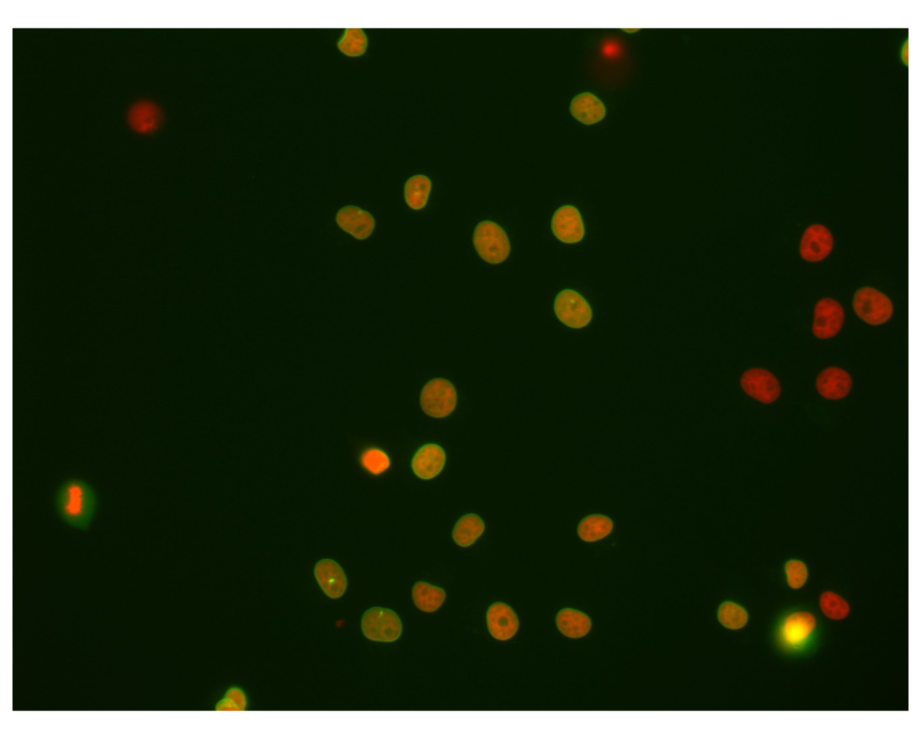
#> input picture data/plate1_1_013 [Well 5, Field 1 (Spot 5)].png, 1842 x 1478 px (shown at 1/2 size)
$ jupyter execute --allow-errors 06_mesh_with_distances.ipynb
#> lines starting #> are read from the running program, lines starting #| are printed output that depends on the picture
# 绘制邻居间的距离网格
在研究细胞之间的邻里关系时，例如确定细胞是否能够相互通信，它们之间的距离是相关的。我们可以使用距离网格来可视化这些关系。

[cell 1]
import pyclesperanto_prototype as cle
from numpy import random
from skimage.io import imread

我们使用的是由[Heriche等人](https://doi.org/10.1091/mbc.E13-04-0221)发布的数据集，以[CC BY 4.0](https://creativecommons.org/licenses/by/4.0/)许可证发布，可在[Image Data Resource](https://idr.openmicroscopy.org/webclient/img_detail/179719/)上获取。

[cell 2]
raw_image = imread("../../data/plate1_1_013 [Well 5, Field 1 (Spot 5)].png")[:,:,0]
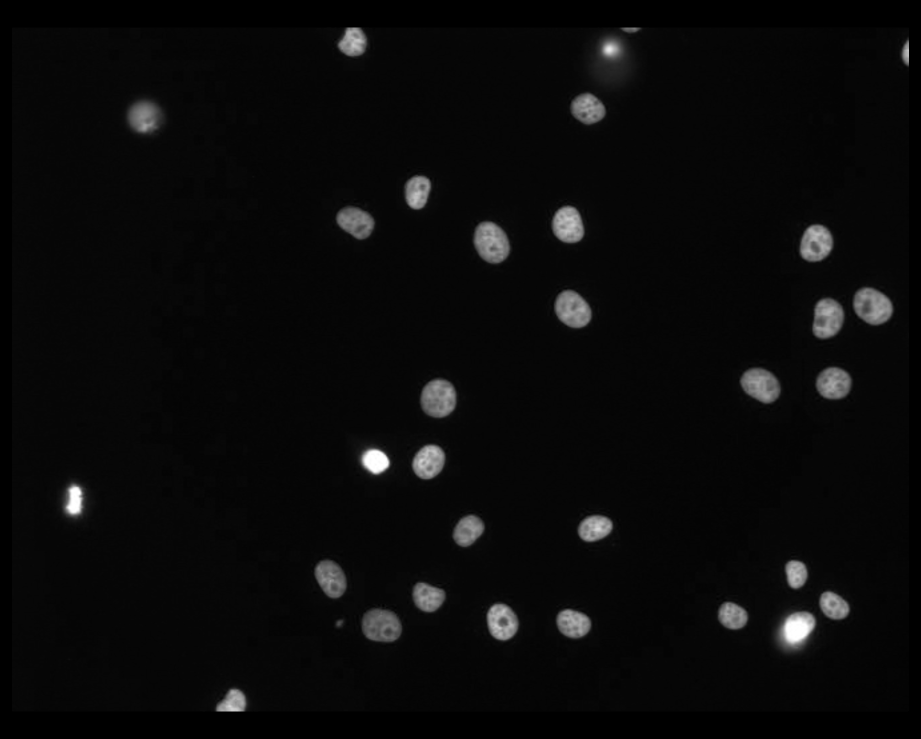
#> raw_image: shape (1478, 1842) (shown at 1/2 size); min 0, max 255, mean 10

#> (the rest of this cell did not finish here and is left out)


$ run again, with data/E39.lif [E4] - 2.png copied over data/plate1_1_013 [Well 5, Field 1 (Spot 5)].png
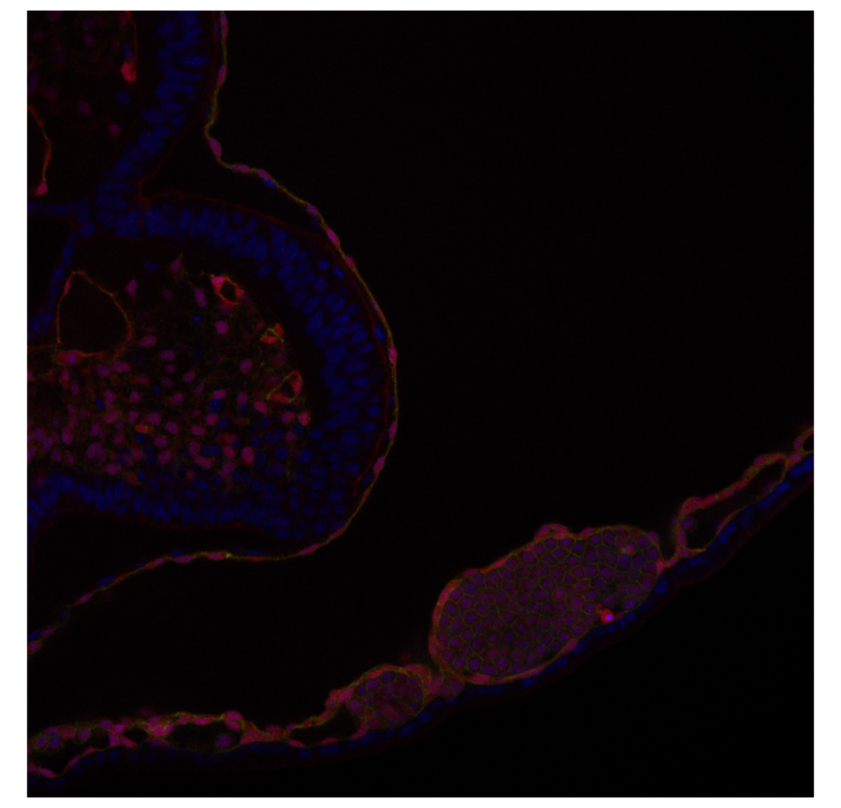
#> input picture data/E39.lif [E4] - 2.png, 1682 x 1616 px (shown at 1/2 size)
#> `raw_image = imread("../../data/plate1_1_013 [Well 5, Field 1 (Spot 5)]..`:
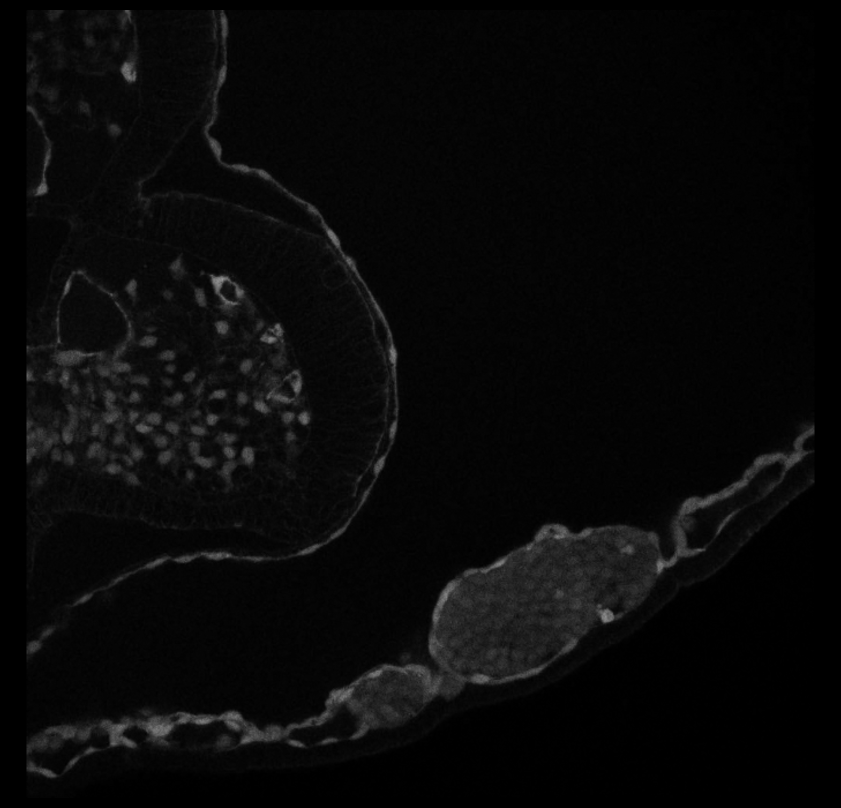
#> raw_image: shape (1616, 1682) (shown at 1/2 size); min 0, max 153, mean 8.5
